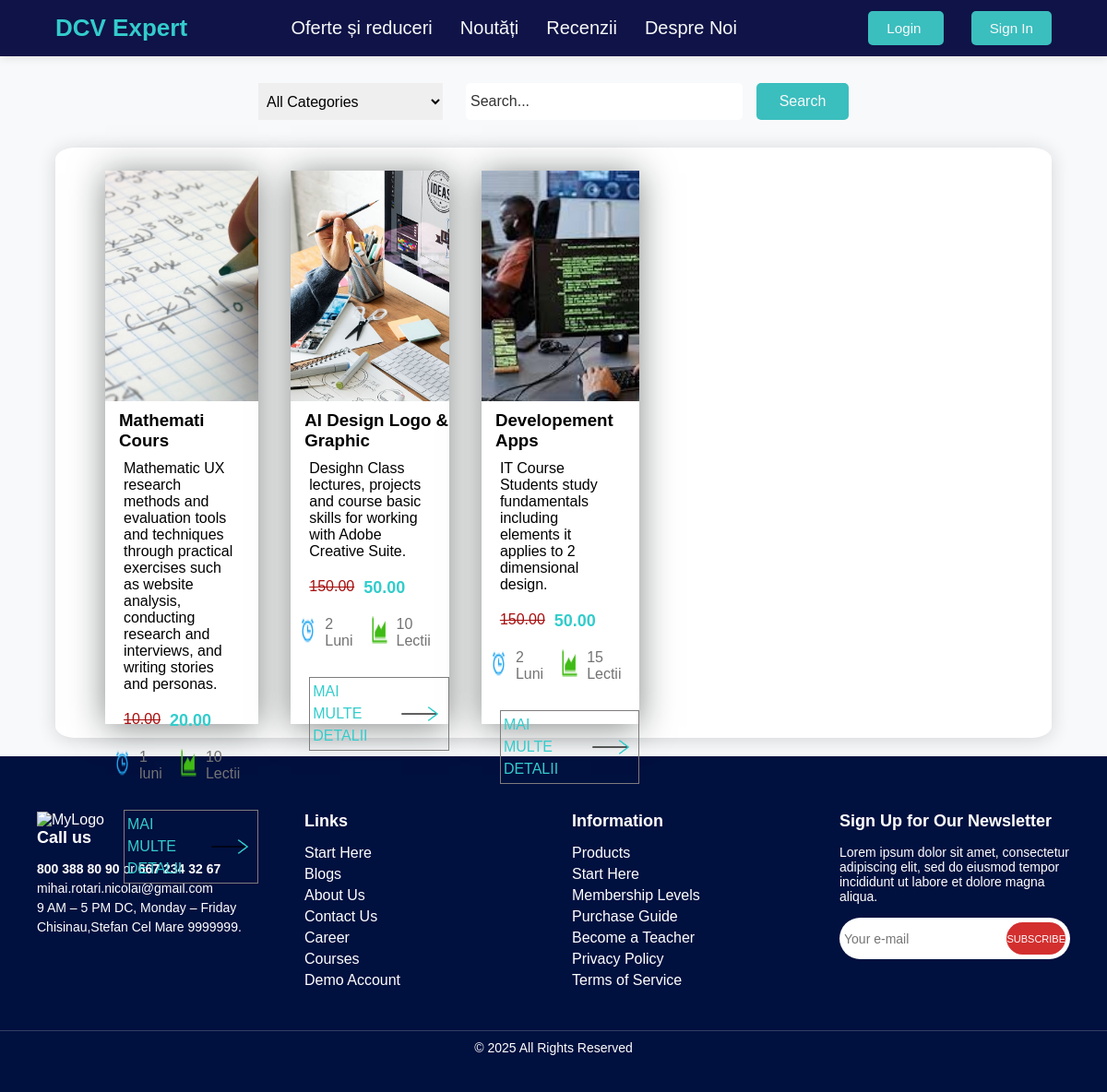
Page /courses/ on the committed database.
### DCVExpert/models.py (models this page shows, shortened)
class Course(models.Model):
    name = models.CharField(max_length=510)
    photo = models.ImageField(upload_to=course_image_upload_path)
    price = models.ForeignKey('Price', on_delete=models.SET_NULL, null=True)
    about = models.ForeignKey('CourseDescription', on_delete=models.SET_NULL, null=True)
    curriculum = models.ForeignKey('Curriculum', on_delete=models.SET_NULL, null=True)
    teachers = models.ManyToManyField('Teacher')
    is_visibil = models.BooleanField(default=True)
    created_at = models.DateTimeField(auto_now_add=True)
    updated_at = models.DateTimeField(auto_now=True)

class CourseDescription(models.Model):
    short_description = models.TextField()
    description = models.TextField()
    duration = models.CharField(max_length=255)
    schedule = models.CharField(max_length=255)
    lesson_count = models.IntegerField()
    cours_descriprion_name = models.OneToOneField('Course', on_delete=models.CASCADE, related_name='description',null=True, blank=True)

class Price(models.Model):
    old_price = models.DecimalField(max_digits=10, decimal_places=2)
    new_price = models.DecimalField(max_digits=10, decimal_places=2)

### DCVExpert/views.py (the view)
# urls.py: path('courses/', courses, name='courses')
def courses(request):
    try:
        courses = Course.objects.filter(is_visibil=True)
        template = loader.get_template('DCVExpert/products.html')
        context = {'courses': courses, }
    except Poll.DoesNotExist:
        raise Http404("Poll does not exist")
    return HttpResponse(template.render(context, request))

### DCVExpert/templates/DCVExpert/products.html (shortened to what this page needs)
{% load static %}
<!DOCTYPE html>
<html lang="en">
<head>
    <link rel="stylesheet" href="{% static 'css/style_products.css' %}">
</head>
<body>
    <header class="header">
        <nav class="nab-bar">
            <div class="logo"><a href="{% url 'home' %}" class="logo_home">DCV Expert</a></div>
            <ul class="nav-links">
                <li><a href="#">Oferte și reduceri</a></li>
                <li><a href="#">Noutăți</a></li>
                <li><a href="#">Recenzii</a></li>
                <li><a href="#">Despre Noi</a></li>
            </ul>
            <div class="buttons">
                <a href="#" class="login">
                    Login
                </a>
                <a href="#" class="login">
                    Sign In
                </a>
            </div>
        </nav>
    </header>
    <section class="searchbar">
            <div class="row justify-content-center">
                <div class="col-md-6">
                    <form>
                        <div class="input-group mb-3">
                            <select class="form-select" style="max-width: 250px;">
                                    <option selected>All Categories</option>
                                </select>
                            <input type="text" class="form-control" placeholder="Search...">
                            <button class="btn btn-primary" type="submit">Search</button>
                        </div>
                    </form>
                </div>
            </div>
    </section>
    <section class="courses_section">
        <div class="Courses">
            {% for Cours in courses %}
            <div class="Cours">
                <div class="cours_img">
                    <img src="{{ Cours.photo.url }}" alt="Gourse groupe" class="cours_head_png">
                </div>
                <h3 class="cours_nam">{{ Cours.name }}</h3>
                <p class="cours_description">{{ Cours.about.short_description }}</p>
                <div class="cours_price">
                    <p class="old_price">{{ Cours.price.old_price }}</p>
                    <p class="actual_price">{{ Cours.price.new_price }}</p>
                </div>
                <div class="cours_details">
                    <img src="{% static 'img/course_detale_icons/icon akar-icons-calendar.png' %}" alt="Clock_icon"
                        class="cours_png">
                    <p class="cours_duration">{{ Cours.about.duration }}</p>
                    <img src="{% static 'img/course_detale_icons/icon ant-design-area-chart-outlined.png' %}" alt="chart_icon"
                        class="cours_png">
                    <p class="cours_lesson_count">{{ Cours.about.lesson_count }} Lectii</p>
                </div>
                <a href="./product.html" class="cours_learn_more">MAI MULTE DETALII</a>
            </div>
            {% endfor %}
        </div>
    </section>
    <footer class="footer">
        <div class="footer_container">
            <div class="footer_section contact_info">
                <img src="LogoFile" alt="MyLogo" class="footer_logo">
                <h3>Call us</h3>
                <p><strong>800 388 80 90</strong> or <strong>667 234 32 67</strong></p>
                <p>mihai.rotari.nicolai@gmail.com</p>
                <p>9 AM – 5 PM DC, Monday – Friday</p>
                <p>Chisinau,Stefan Cel Mare 9999999.</p>
            </div>
            <div class="footer_section">
                <h3>Links</h3>
                <ul>
                    <li><a href="#">Start Here</a></li>
                    <li><a href="#">Blogs</a></li>
                    <li><a href="#">About Us</a></li>
                    <li><a href="#">Contact Us</a></li>
                    <li><a href="#">Career</a></li>
                    <li><a href="#">Courses</a></li>
                    <li><a href="#">Demo Account</a></li>
                </ul>
            </div>
            <div class="footer_section">
                <h3>Information</h3>
                <ul>
                    <li><a href="#">Products</a></li>
                    <li><a href="#">Start Here</a></li>
                    <li><a href="#">Membership Levels</a></li>
                    <li><a href="#">Purchase Guide</a></li>
                    <li><a href="#">Become a Teacher</a></li>
                    <li><a href="#">Privacy Policy</a></li>
                    <li><a href="#">Terms of Service</a></li>
                </ul>
            </div>
            <div class="footer_section newsletter">
                <h3>Sign Up for Our Newsletter</h3>
                <p>Lorem ipsum dolor sit amet, consectetur adipiscing elit, sed do eiusmod tempor incididunt ut labore et dolore magna aliqua.</p>
                <div class="newsletter_form">
                    <input type="email" placeholder="Your e-mail">
                    <button>SUBSCRIBE</button>
                </div>
            </div>
        </div>
        <div class="footer_bottom">
            <p>&copy; 2025 All Rights Reserved</p>
        </div>
    </footer>
</body>
</html>

### rows in the picture
Course: photo (picture), name "Mathemati Cours", about.short_description "Mathematic UX research methods and evaluation tools and techniques through practical exercises such as website analysis, conducting research and interviews, and writing stories and personas.", price.old_price "10.00", price.new_price "20.00", about.duration "1 luni", about.lesson_count "10"
Course: photo (picture), name "AI Design Logo & Graphic", about.short_description "Desighn Class lectures, projects and course basic skills for working with Adobe Creative Suite.", price.old_price "150.00", price.new_price "50.00", about.duration "2 Luni", about.lesson_count "10"
Course: photo (picture), name "Developement Apps", about.short_description "IT Course Students study fundamentals including elements it applies to 2 dimensional design.", price.old_price "150.00", price.new_price "50.00", about.duration "2 Luni", about.lesson_count "15"
